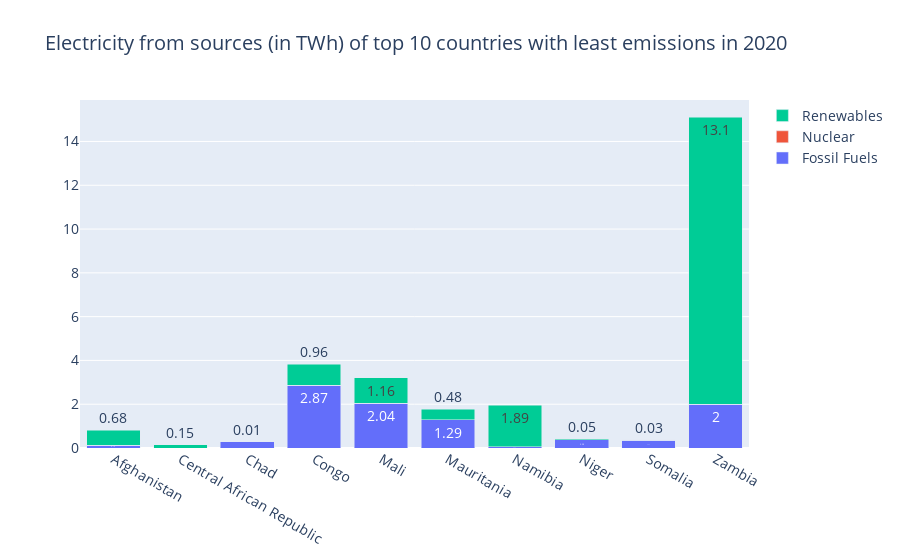
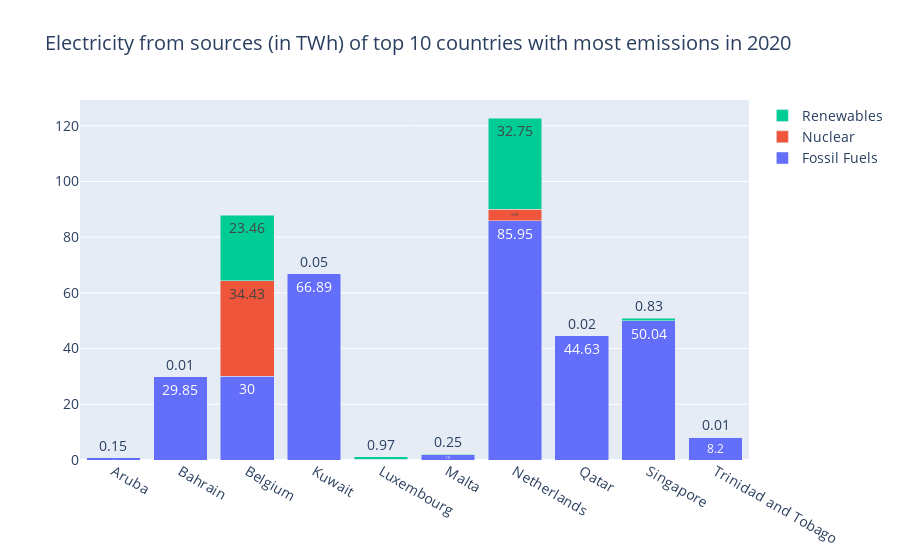

The notebook cell saved with these charts, in order:
### Markdown cell above
</div>

> *Figure 2: Shows the CO2 emissions per country, in total, per km² and per person.*

### Code cell
df = pd.read_csv('../datasets/sus.csv')

df_orig = df[df["Year"] == 2020]

df = df_orig[df_orig["Entity"].isin(["Central African Republic", "Chad", "Niger", "Somalia", "Mali", "Mauritania", "Congo", "Namibia", "Afghanistan", "Zambia"])]

dfg = df_orig[df_orig["Entity"].isin(["Singapore", "Bahrain", "Trinidad and Tobago", "Aruba", "Malta", "Qatar", "Kuwait", "Netherlands", "Luxembourg", "Belgium"])]

# Good countries
trace1 = go.Bar(
    x = df['Entity'],
    y = df['Electricity from fossil fuels (TWh)'],
    name='Fossil Fuels',
    text = df['Electricity from fossil fuels (TWh)'],
)

trace2 = go.Bar(
    x = df['Entity'],
    y = df['Electricity from nuclear (TWh)'],
    name='Nuclear',
    text = df['Electricity from nuclear (TWh)'],
)

trace3 = go.Bar(
    x = df['Entity'],
    y = df['Electricity from renewables (TWh)'],
    name='Renewables',
    text = df['Electricity from renewables (TWh)'],
)
fig = go.Figure(data=[trace1, trace2, trace3], layout=go.Layout(barmode='stack', font_size = 14,
                                                                title= "Electricity from sources (in TWh) of top 10 countries with least emissions in 2020")).show()

# Good countries
trace1 = go.Bar(
    x = dfg['Entity'],
    y = dfg['Electricity from fossil fuels (TWh)'],
    name='Fossil Fuels',
    text = dfg['Electricity from fossil fuels (TWh)'],
)

trace2 = go.Bar(
    x = dfg['Entity'],
    y = dfg['Electricity from nuclear (TWh)'],
    name='Nuclear',
    text = dfg['Electricity from nuclear (TWh)'],
)

trace3 = go.Bar(
    x = dfg['Entity'],
    y = dfg['Electricity from renewables (TWh)'],
    name='Renewables',
    text = dfg['Electricity from renewables (TWh)'],
)
fig = go.Figure(data=[trace1, trace2, trace3], layout=go.Layout(barmode='stack', font_size = 14,
                                                                title= "Electricity from sources (in TWh) of top 10 countries with most emissions in 2020")).show()

### Figure 1 — Plotly figure (JSON) as saved in the notebook; plotly's stock layout.template omitted (floating-point values rounded to 4 significant figures)
{"data": [{"name": "Fossil Fuels", "text": [0.12, 0, 0.28, 2.87, 2.04, 1.29, 0.06, 0.38, 0.35, 2], "type": "bar", "x": ["Afghanistan", "Central African Republic", "Chad", "Congo", "Mali", "Mauritania", "Namibia", "Niger", "Somalia", "Zambia"], "y": [0.12, 0, 0.28, 2.87, 2.04, 1.29, 0.06, 0.38, 0.35, 2]}, {"name": "Nuclear", "text": [0, 0, 0, 0, 0, 0, 0, 0, 0, 0], "type": "bar", "x": ["Afghanistan", "Central African Republic", "Chad", "Congo", "Mali", "Mauritania", "Namibia", "Niger", "Somalia", "Zambia"], "y": [0, 0, 0, 0, 0, 0, 0, 0, 0, 0]}, {"name": "Renewables", "text": [0.68, 0.15, 0.01, 0.96, 1.16, 0.48, 1.89, 0.05, 0.03, 13.1], "type": "bar", "x": ["Afghanistan", "Central African Republic", "Chad", "Congo", "Mali", "Mauritania", "Namibia", "Niger", "Somalia", "Zambia"], "y": [0.68, 0.15, 0.01, 0.96, 1.16, 0.48, 1.89, 0.05, 0.03, 13.1]}], "layout": {"barmode": "stack", "font": {"size": 14}, "title": {"text": "Electricity from sources (in TWh) of top 10 countries with least emissions in 2020"}}}

### Figure 2 — Plotly figure (JSON) as saved in the notebook; plotly's stock layout.template omitted (floating-point values rounded to 4 significant figures)
{"data": [{"name": "Fossil Fuels", "text": [0.73, 29.85, 30, 66.89, 0.25, 1.9, 85.95, 44.63, 50.04, 8.2], "type": "bar", "x": ["Aruba", "Bahrain", "Belgium", "Kuwait", "Luxembourg", "Malta", "Netherlands", "Qatar", "Singapore", "Trinidad and Tobago"], "y": [0.73, 29.85, 30, 66.89, 0.25, 1.9, 85.95, 44.63, 50.04, 8.2]}, {"name": "Nuclear", "text": [0, 0, 34.43, 0, 0, 0, 4.09, 0, 0, 0], "type": "bar", "x": ["Aruba", "Bahrain", "Belgium", "Kuwait", "Luxembourg", "Malta", "Netherlands", "Qatar", "Singapore", "Trinidad and Tobago"], "y": [0, 0, 34.43, 0, 0, 0, 4.09, 0, 0, 0]}, {"name": "Renewables", "text": [0.15, 0.01, 23.46, 0.05, 0.97, 0.25, 32.75, 0.02, 0.83, 0.01], "type": "bar", "x": ["Aruba", "Bahrain", "Belgium", "Kuwait", "Luxembourg", "Malta", "Netherlands", "Qatar", "Singapore", "Trinidad and Tobago"], "y": [0.15, 0.01, 23.46, 0.05, 0.97, 0.25, 32.75, 0.02, 0.83, 0.01]}], "layout": {"barmode": "stack", "font": {"size": 14}, "title": {"text": "Electricity from sources (in TWh) of top 10 countries with most emissions in 2020"}}}
